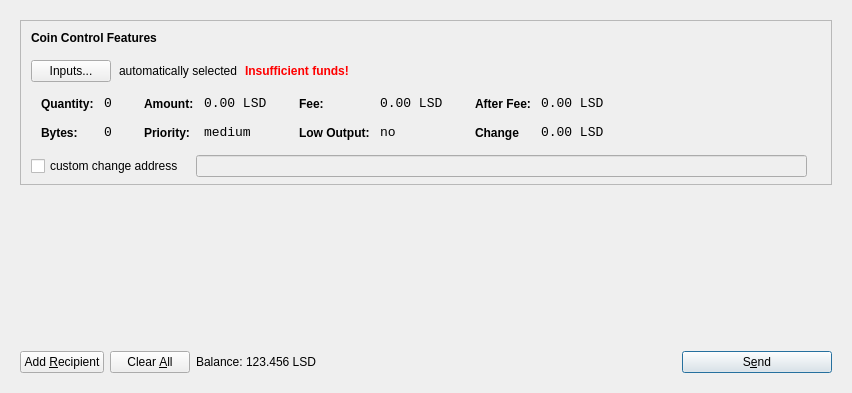
<?xml version="1.0" encoding="UTF-8"?>
<ui version="4.0">
 <class>SendCoinsDialog</class>
 <widget class="QDialog" name="SendCoinsDialog">
  <property name="geometry">
   <rect>
    <x>0</x>
    <y>0</y>
    <width>849</width>
    <height>393</height>
   </rect>
  </property>
  <property name="windowTitle">
   <string>Send Coins</string>
  </property>
  <layout class="QVBoxLayout" name="verticalLayout">
   <item>
    <widget class="QFrame" name="frameMain">
     <layout class="QVBoxLayout" name="verticalLayout_3">
      <item>
       <widget class="QFrame" name="frameCoinControl">
        <property name="sizePolicy">
         <sizepolicy hsizetype="Expanding" vsizetype="Expanding">
          <horstretch>0</horstretch>
          <verstretch>0</verstretch>
         </sizepolicy>
        </property>
        <property name="maximumSize">
         <size>
          <width>16777215</width>
          <height>16777215</height>
         </size>
        </property>
        <property name="frameShape">
         <enum>QFrame::StyledPanel</enum>
        </property>
        <property name="frameShadow">
         <enum>QFrame::Sunken</enum>
        </property>
        <layout class="QVBoxLayout" name="verticalLayoutCoinControl2">
         <property name="spacing">
          <number>6</number>
         </property>
         <property name="leftMargin">
          <number>0</number>
         </property>
         <property name="topMargin">
          <number>0</number>
         </property>
         <property name="rightMargin">
          <number>0</number>
         </property>
         <property name="bottomMargin">
          <number>6</number>
         </property>
         <item>
          <layout class="QVBoxLayout" name="verticalLayoutCoinControl" stretch="0,0,0,0,1">
           <property name="spacing">
            <number>0</number>
           </property>
           <property name="leftMargin">
            <number>10</number>
           </property>
           <property name="topMargin">
            <number>10</number>
           </property>
           <item>
            <layout class="QHBoxLayout" name="horizontalLayoutCoinControl1">
             <property name="bottomMargin">
              <number>15</number>
             </property>
             <item>
              <widget class="QLabel" name="labelCoinControlFeatures">
               <property name="sizePolicy">
                <sizepolicy hsizetype="Preferred" vsizetype="Maximum">
                 <horstretch>0</horstretch>
                 <verstretch>0</verstretch>
                </sizepolicy>
               </property>
               <property name="font">
                <font>
                 <weight>75</weight>
                 <bold>true</bold>
                </font>
               </property>
               <property name="styleSheet">
                <string notr="true">font-weight:bold;</string>
               </property>
               <property name="text">
                <string>Coin Control Features</string>
               </property>
              </widget>
             </item>
            </layout>
           </item>
           <item>
            <layout class="QHBoxLayout" name="horizontalLayoutCoinControl2" stretch="0,0,0,0">
             <property name="spacing">
              <number>8</number>
             </property>
             <property name="bottomMargin">
              <number>10</number>
             </property>
             <item>
              <widget class="QPushButton" name="pushButtonCoinControl">
               <property name="styleSheet">
                <string notr="true"/>
               </property>
               <property name="text">
                <string>Inputs...</string>
               </property>
              </widget>
             </item>
             <item>
              <widget class="QLabel" name="labelCoinControlAutomaticallySelected">
               <property name="text">
                <string>automatically selected</string>
               </property>
               <property name="margin">
                <number>5</number>
               </property>
              </widget>
             </item>
             <item>
              <widget class="QLabel" name="labelCoinControlInsuffFunds">
               <property name="font">
                <font>
                 <weight>75</weight>
                 <bold>true</bold>
                </font>
               </property>
               <property name="styleSheet">
                <string notr="true">color:red;font-weight:bold;</string>
               </property>
               <property name="text">
                <string>Insufficient funds!</string>
               </property>
               <property name="margin">
                <number>5</number>
               </property>
              </widget>
             </item>
             <item>
              <spacer name="horizontalSpacerCoinControl">
               <property name="orientation">
                <enum>Qt::Horizontal</enum>
               </property>
               <property name="sizeHint" stdset="0">
                <size>
                 <width>40</width>
                 <height>1</height>
                </size>
               </property>
              </spacer>
             </item>
            </layout>
           </item>
           <item>
            <widget class="QWidget" name="widgetCoinControl" native="true">
             <property name="sizePolicy">
              <sizepolicy hsizetype="Preferred" vsizetype="Preferred">
               <horstretch>0</horstretch>
               <verstretch>0</verstretch>
              </sizepolicy>
             </property>
             <property name="minimumSize">
              <size>
               <width>0</width>
               <height>0</height>
              </size>
             </property>
             <property name="styleSheet">
              <string notr="true"/>
             </property>
             <layout class="QHBoxLayout" name="horizontalLayoutCoinControl5">
              <property name="leftMargin">
               <number>0</number>
              </property>
              <property name="topMargin">
               <number>0</number>
              </property>
              <property name="rightMargin">
               <number>0</number>
              </property>
              <property name="bottomMargin">
               <number>0</number>
              </property>
              <item>
               <layout class="QHBoxLayout" name="horizontalLayoutCoinControl3" stretch="0,0,0,1">
                <property name="spacing">
                 <number>20</number>
                </property>
                <property name="topMargin">
                 <number>0</number>
                </property>
                <property name="bottomMargin">
                 <number>10</number>
                </property>
                <item>
                 <layout class="QFormLayout" name="formLayoutCoinControl1">
                  <property name="horizontalSpacing">
                   <number>10</number>
                  </property>
                  <property name="verticalSpacing">
                   <number>14</number>
                  </property>
                  <property name="leftMargin">
                   <number>10</number>
                  </property>
                  <property name="topMargin">
                   <number>4</number>
                  </property>
                  <property name="rightMargin">
                   <number>6</number>
                  </property>
                  <item row="0" column="0">
                   <widget class="QLabel" name="labelCoinControlQuantityText">
                    <property name="styleSheet">
                     <string notr="true">font-weight:bold;</string>
                    </property>
                    <property name="text">
                     <string>Quantity:</string>
                    </property>
                    <property name="margin">
                     <number>0</number>
                    </property>
                   </widget>
                  </item>
                  <item row="0" column="1">
                   <widget class="QLabel" name="labelCoinControlQuantity">
                    <property name="font">
                     <font>
                      <family>Monospace</family>
                      <pointsize>10</pointsize>
                     </font>
                    </property>
                    <property name="cursor">
                     <cursorShape>IBeamCursor</cursorShape>
                    </property>
                    <property name="contextMenuPolicy">
                     <enum>Qt::ActionsContextMenu</enum>
                    </property>
                    <property name="text">
                     <string>0</string>
                    </property>
                    <property name="margin">
                     <number>0</number>
                    </property>
                    <property name="textInteractionFlags">
                     <set>Qt::LinksAccessibleByMouse|Qt::TextSelectableByKeyboard|Qt::TextSelectableByMouse</set>
                    </property>
                   </widget>
                  </item>
                  <item row="1" column="0">
                   <widget class="QLabel" name="labelCoinControlBytesText">
                    <property name="styleSheet">
                     <string notr="true">font-weight:bold;</string>
                    </property>
                    <property name="text">
                     <string>Bytes:</string>
                    </property>
                   </widget>
                  </item>
                  <item row="1" column="1">
                   <widget class="QLabel" name="labelCoinControlBytes">
                    <property name="font">
                     <font>
                      <family>Monospace</family>
                      <pointsize>10</pointsize>
                     </font>
                    </property>
                    <property name="cursor">
                     <cursorShape>IBeamCursor</cursorShape>
                    </property>
                    <property name="contextMenuPolicy">
                     <enum>Qt::ActionsContextMenu</enum>
                    </property>
                    <property name="text">
                     <string>0</string>
                    </property>
                    <property name="textInteractionFlags">
                     <set>Qt::LinksAccessibleByMouse|Qt::TextSelectableByKeyboard|Qt::TextSelectableByMouse</set>
                    </property>
                   </widget>
                  </item>
                 </layout>
                </item>
                <item>
                 <layout class="QFormLayout" name="formLayoutCoinControl2">
                  <property name="horizontalSpacing">
                   <number>10</number>
                  </property>
                  <property name="verticalSpacing">
                   <number>14</number>
                  </property>
                  <property name="leftMargin">
                   <number>6</number>
                  </property>
                  <property name="topMargin">
                   <number>4</number>
                  </property>
                  <property name="rightMargin">
                   <number>6</number>
                  </property>
                  <item row="0" column="0">
                   <widget class="QLabel" name="labelCoinControlAmountText">
                    <property name="styleSheet">
                     <string notr="true">font-weight:bold;</string>
                    </property>
                    <property name="text">
                     <string>Amount:</string>
                    </property>
                    <property name="margin">
                     <number>0</number>
                    </property>
                   </widget>
                  </item>
                  <item row="0" column="1">
                   <widget class="QLabel" name="labelCoinControlAmount">
                    <property name="font">
                     <font>
                      <family>Monospace</family>
                      <pointsize>10</pointsize>
                     </font>
                    </property>
                    <property name="cursor">
                     <cursorShape>IBeamCursor</cursorShape>
                    </property>
                    <property name="contextMenuPolicy">
                     <enum>Qt::ActionsContextMenu</enum>
                    </property>
                    <property name="text">
                     <string>0.00 LSD</string>
                    </property>
                    <property name="textInteractionFlags">
                     <set>Qt::LinksAccessibleByMouse|Qt::TextSelectableByKeyboard|Qt::TextSelectableByMouse</set>
                    </property>
                   </widget>
                  </item>
                  <item row="1" column="0">
                   <widget class="QLabel" name="labelCoinControlPriorityText">
                    <property name="styleSheet">
                     <string notr="true">font-weight:bold;</string>
                    </property>
                    <property name="text">
                     <string>Priority:</string>
                    </property>
                   </widget>
                  </item>
                  <item row="1" column="1">
                   <widget class="QLabel" name="labelCoinControlPriority">
                    <property name="font">
                     <font>
                      <family>Monospace</family>
                      <pointsize>10</pointsize>
                     </font>
                    </property>
                    <property name="cursor">
                     <cursorShape>IBeamCursor</cursorShape>
                    </property>
                    <property name="contextMenuPolicy">
                     <enum>Qt::ActionsContextMenu</enum>
                    </property>
                    <property name="text">
                     <string>medium</string>
                    </property>
                    <property name="textInteractionFlags">
                     <set>Qt::LinksAccessibleByMouse|Qt::TextSelectableByKeyboard|Qt::TextSelectableByMouse</set>
                    </property>
                   </widget>
                  </item>
                 </layout>
                </item>
                <item>
                 <layout class="QFormLayout" name="formLayoutCoinControl3">
                  <property name="horizontalSpacing">
                   <number>10</number>
                  </property>
                  <property name="verticalSpacing">
                   <number>14</number>
                  </property>
                  <property name="leftMargin">
                   <number>6</number>
                  </property>
                  <property name="topMargin">
                   <number>4</number>
                  </property>
                  <property name="rightMargin">
                   <number>6</number>
                  </property>
                  <item row="0" column="0">
                   <widget class="QLabel" name="labelCoinControlFeeText">
                    <property name="styleSheet">
                     <string notr="true">font-weight:bold;</string>
                    </property>
                    <property name="text">
                     <string>Fee:</string>
                    </property>
                    <property name="margin">
                     <number>0</number>
                    </property>
                   </widget>
                  </item>
                  <item row="0" column="1">
                   <widget class="QLabel" name="labelCoinControlFee">
                    <property name="font">
                     <font>
                      <family>Monospace</family>
                      <pointsize>10</pointsize>
                     </font>
                    </property>
                    <property name="cursor">
                     <cursorShape>IBeamCursor</cursorShape>
                    </property>
                    <property name="contextMenuPolicy">
                     <enum>Qt::ActionsContextMenu</enum>
                    </property>
                    <property name="text">
                     <string>0.00 LSD</string>
                    </property>
                    <property name="textInteractionFlags">
                     <set>Qt::LinksAccessibleByMouse|Qt::TextSelectableByKeyboard|Qt::TextSelectableByMouse</set>
                    </property>
                   </widget>
                  </item>
                  <item row="1" column="0">
                   <widget class="QLabel" name="labelCoinControlLowOutputText">
                    <property name="styleSheet">
                     <string notr="true">font-weight:bold;</string>
                    </property>
                    <property name="text">
                     <string>Low Output:</string>
                    </property>
                   </widget>
                  </item>
                  <item row="1" column="1">
                   <widget class="QLabel" name="labelCoinControlLowOutput">
                    <property name="font">
                     <font>
                      <family>Monospace</family>
                      <pointsize>10</pointsize>
                     </font>
                    </property>
                    <property name="cursor">
                     <cursorShape>IBeamCursor</cursorShape>
                    </property>
                    <property name="contextMenuPolicy">
                     <enum>Qt::ActionsContextMenu</enum>
                    </property>
                    <property name="text">
                     <string>no</string>
                    </property>
                    <property name="textInteractionFlags">
                     <set>Qt::LinksAccessibleByMouse|Qt::TextSelectableByKeyboard|Qt::TextSelectableByMouse</set>
                    </property>
                   </widget>
                  </item>
                 </layout>
                </item>
                <item>
                 <layout class="QFormLayout" name="formLayoutCoinControl4">
                  <property name="horizontalSpacing">
                   <number>10</number>
                  </property>
                  <property name="verticalSpacing">
                   <number>14</number>
                  </property>
                  <property name="leftMargin">
                   <number>6</number>
                  </property>
                  <property name="topMargin">
                   <number>4</number>
                  </property>
                  <property name="rightMargin">
                   <number>6</number>
                  </property>
                  <item row="0" column="0">
                   <widget class="QLabel" name="labelCoinControlAfterFeeText">
                    <property name="styleSheet">
                     <string notr="true">font-weight:bold;</string>
                    </property>
                    <property name="text">
                     <string>After Fee:</string>
                    </property>
                    <property name="margin">
                     <number>0</number>
                    </property>
                   </widget>
                  </item>
                  <item row="0" column="1">
                   <widget class="QLabel" name="labelCoinControlAfterFee">
                    <property name="font">
                     <font>
                      <family>Monospace</family>
                      <pointsize>10</pointsize>
                     </font>
                    </property>
                    <property name="cursor">
                     <cursorShape>IBeamCursor</cursorShape>
                    </property>
                    <property name="contextMenuPolicy">
                     <enum>Qt::ActionsContextMenu</enum>
                    </property>
                    <property name="text">
                     <string>0.00 LSD</string>
                    </property>
                    <property name="textInteractionFlags">
                     <set>Qt::LinksAccessibleByMouse|Qt::TextSelectableByKeyboard|Qt::TextSelectableByMouse</set>
                    </property>
                   </widget>
                  </item>
                  <item row="1" column="0">
                   <widget class="QLabel" name="labelCoinControlChangeText">
                    <property name="styleSheet">
                     <string notr="true">font-weight:bold;</string>
                    </property>
                    <property name="text">
                     <string>Change</string>
                    </property>
                   </widget>
                  </item>
                  <item row="1" column="1">
                   <widget class="QLabel" name="labelCoinControlChange">
                    <property name="font">
                     <font>
                      <family>Monospace</family>
                      <pointsize>10</pointsize>
                     </font>
                    </property>
                    <property name="cursor">
                     <cursorShape>IBeamCursor</cursorShape>
                    </property>
                    <property name="contextMenuPolicy">
                     <enum>Qt::ActionsContextMenu</enum>
                    </property>
                    <property name="text">
                     <string>0.00 LSD</string>
                    </property>
                    <property name="textInteractionFlags">
                     <set>Qt::LinksAccessibleByMouse|Qt::TextSelectableByKeyboard|Qt::TextSelectableByMouse</set>
                    </property>
                   </widget>
                  </item>
                 </layout>
                </item>
               </layout>
              </item>
             </layout>
            </widget>
           </item>
           <item>
            <layout class="QHBoxLayout" name="horizontalLayoutCoinControl4" stretch="0,0,0">
             <property name="spacing">
              <number>12</number>
             </property>
             <property name="sizeConstraint">
              <enum>QLayout::SetDefaultConstraint</enum>
             </property>
             <property name="topMargin">
              <number>5</number>
             </property>
             <property name="rightMargin">
              <number>5</number>
             </property>
             <item>
              <widget class="QCheckBox" name="checkBoxCoinControlChange">
               <property name="text">
                <string>custom change address</string>
               </property>
              </widget>
             </item>
             <item>
              <widget class="QLineEdit" name="lineEditCoinControlChange">
               <property name="enabled">
                <bool>false</bool>
               </property>
               <property name="sizePolicy">
                <sizepolicy hsizetype="Expanding" vsizetype="Fixed">
                 <horstretch>0</horstretch>
                 <verstretch>0</verstretch>
                </sizepolicy>
               </property>
              </widget>
             </item>
             <item>
              <widget class="QLabel" name="labelCoinControlChangeLabel">
               <property name="sizePolicy">
                <sizepolicy hsizetype="Preferred" vsizetype="Expanding">
                 <horstretch>0</horstretch>
                 <verstretch>0</verstretch>
                </sizepolicy>
               </property>
               <property name="minimumSize">
                <size>
                 <width>0</width>
                 <height>0</height>
                </size>
               </property>
               <property name="text">
                <string/>
               </property>
               <property name="margin">
                <number>3</number>
               </property>
              </widget>
             </item>
            </layout>
           </item>
           <item>
            <spacer name="verticalSpacerCoinControl">
             <property name="orientation">
              <enum>Qt::Vertical</enum>
             </property>
             <property name="sizeHint" stdset="0">
              <size>
               <width>800</width>
               <height>1</height>
              </size>
             </property>
            </spacer>
           </item>
          </layout>
         </item>
        </layout>
       </widget>
      </item>
      <item>
       <widget class="QScrollArea" name="scrollArea">
        <property name="frameShape">
         <enum>QFrame::NoFrame</enum>
        </property>
        <property name="widgetResizable">
         <bool>true</bool>
        </property>
        <widget class="QWidget" name="scrollAreaWidgetContents">
         <property name="geometry">
          <rect>
           <x>0</x>
           <y>0</y>
           <width>813</width>
           <height>148</height>
          </rect>
         </property>
         <layout class="QVBoxLayout" name="verticalLayout_2">
          <property name="leftMargin">
           <number>0</number>
          </property>
          <property name="topMargin">
           <number>0</number>
          </property>
          <property name="rightMargin">
           <number>0</number>
          </property>
          <property name="bottomMargin">
           <number>0</number>
          </property>
          <item>
           <layout class="QVBoxLayout" name="entries">
            <property name="spacing">
             <number>6</number>
            </property>
           </layout>
          </item>
          <item>
           <spacer name="verticalSpacer">
            <property name="orientation">
             <enum>Qt::Vertical</enum>
            </property>
            <property name="sizeHint" stdset="0">
             <size>
              <width>20</width>
              <height>40</height>
             </size>
            </property>
           </spacer>
          </item>
         </layout>
        </widget>
       </widget>
      </item>
      <item>
       <layout class="QHBoxLayout" name="horizontalLayout">
        <item>
         <widget class="QPushButton" name="addButton">
          <property name="toolTip">
           <string>Send to multiple recipients at once</string>
          </property>
          <property name="text">
           <string>Add &amp;Recipient</string>
          </property>
          <property name="icon">
           <iconset resource="../lightspeed.qrc">
            <normaloff>:/icons/add</normaloff>:/icons/add</iconset>
          </property>
          <property name="autoDefault">
           <bool>false</bool>
          </property>
         </widget>
        </item>
        <item>
         <widget class="QPushButton" name="clearButton">
          <property name="sizePolicy">
           <sizepolicy hsizetype="Minimum" vsizetype="Fixed">
            <horstretch>0</horstretch>
            <verstretch>0</verstretch>
           </sizepolicy>
          </property>
          <property name="toolTip">
           <string>Remove all transaction fields</string>
          </property>
          <property name="text">
           <string>Clear &amp;All</string>
          </property>
          <property name="icon">
           <iconset resource="../lightspeed.qrc">
            <normaloff>:/icons/remove</normaloff>:/icons/remove</iconset>
          </property>
          <property name="autoRepeatDelay">
           <number>300</number>
          </property>
          <property name="autoDefault">
           <bool>false</bool>
          </property>
         </widget>
        </item>
        <item>
         <layout class="QHBoxLayout" name="horizontalLayout_2">
          <property name="spacing">
           <number>3</number>
          </property>
          <item>
           <widget class="QLabel" name="label">
            <property name="sizePolicy">
             <sizepolicy hsizetype="Preferred" vsizetype="Fixed">
              <horstretch>0</horstretch>
              <verstretch>0</verstretch>
             </sizepolicy>
            </property>
            <property name="text">
             <string>Balance:</string>
            </property>
           </widget>
          </item>
          <item>
           <widget class="QLabel" name="labelBalance">
            <property name="sizePolicy">
             <sizepolicy hsizetype="Preferred" vsizetype="Fixed">
              <horstretch>0</horstretch>
              <verstretch>0</verstretch>
             </sizepolicy>
            </property>
            <property name="cursor">
             <cursorShape>IBeamCursor</cursorShape>
            </property>
            <property name="text">
             <string>123.456 LSD</string>
            </property>
            <property name="textInteractionFlags">
             <set>Qt::LinksAccessibleByMouse|Qt::TextSelectableByKeyboard|Qt::TextSelectableByMouse</set>
            </property>
           </widget>
          </item>
         </layout>
        </item>
        <item>
         <spacer name="horizontalSpacer">
          <property name="orientation">
           <enum>Qt::Horizontal</enum>
          </property>
          <property name="sizeHint" stdset="0">
           <size>
            <width>40</width>
            <height>20</height>
           </size>
          </property>
         </spacer>
        </item>
        <item>
         <widget class="QPushButton" name="sendButton">
          <property name="minimumSize">
           <size>
            <width>150</width>
            <height>0</height>
           </size>
          </property>
          <property name="toolTip">
           <string>Confirm the send action</string>
          </property>
          <property name="text">
           <string>S&amp;end</string>
          </property>
          <property name="icon">
           <iconset resource="../lightspeed.qrc">
            <normaloff>:/icons/send</normaloff>:/icons/send</iconset>
          </property>
          <property name="default">
           <bool>true</bool>
          </property>
         </widget>
        </item>
       </layout>
      </item>
     </layout>
     <zorder>scrollArea</zorder>
     <zorder>frameCoinControl</zorder>
     <zorder></zorder>
    </widget>
   </item>
  </layout>
 </widget>
 <resources>
  <include location="../lightspeed.qrc"/>
 </resources>
 <connections/>
</ui>
